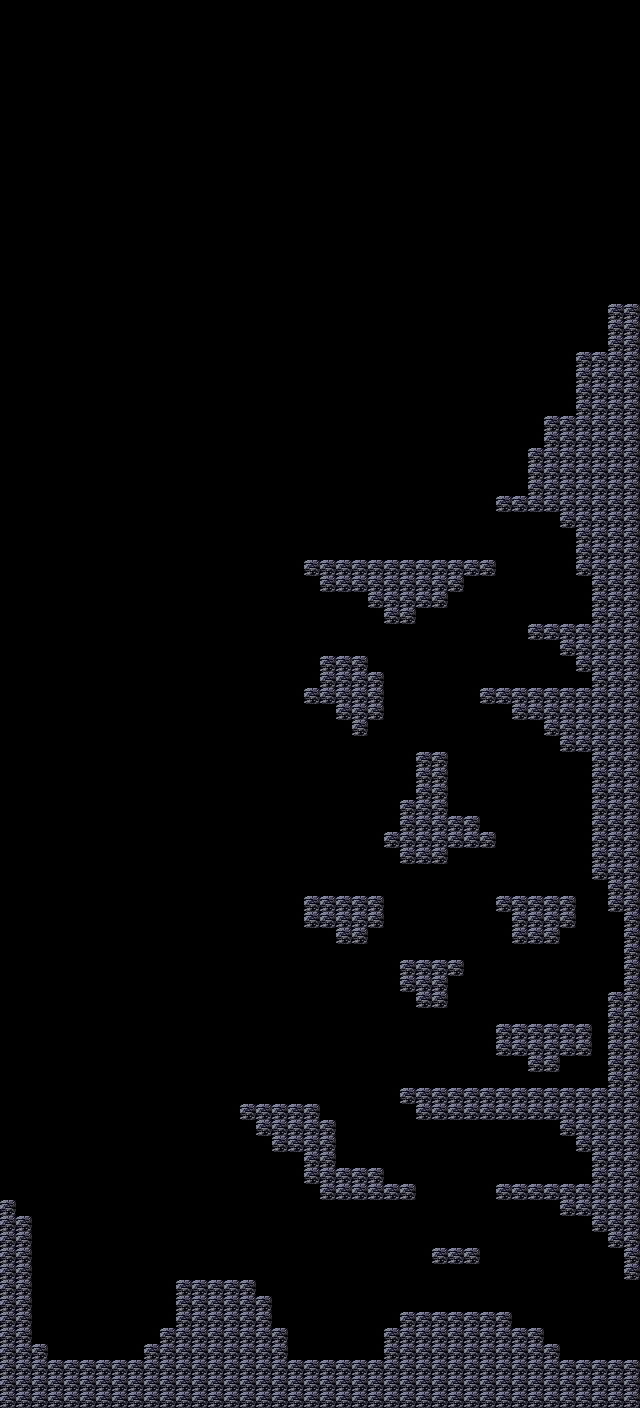

A level layout from a 2D game, rendered from its tile map. Below: a short description, then the map file with tile-grid data replaced by summaries:
An orthogonal 40x88 tile map with 16x16 px tiles, 2 tile layers (Background, Collision) and 7 objects (4x Zoomer, 2x Ripper, Spiky).

<map version="1.10" tiledversion="1.10.2" orientation="orthogonal" renderorder="right-down" width="40" height="88" tilewidth="16" tileheight="16" infinite="0" nextlayerid="4" nextobjectid="12">
 <tileset firstgid="1" source="../tileset/tileset.tsx" />
 <layer id="2" name="Background" width="40" height="88">
  <data>[3520 cells, 0 non-empty, 0 distinct tile ids]</data>
 </layer>
 <layer id="1" name="Collision" width="40" height="88">
  <data>[3520 cells, 595 non-empty, 1 distinct tile ids]</data>
 </layer>
 <objectgroup id="3" name="Creatures">
  <object id="1" type="Ripper" x="439" y="901">
   <point />
  </object>
  <object id="3" type="Ripper" x="454.5" y="1161.5">
   <point />
  </object>
  <object id="4" type="Zoomer" x="267.167" y="1101">
   <point />
  </object>
  <object id="5" type="Spiky" x="345" y="1355.5">
   <point />
  </object>
  <object id="6" type="Zoomer" x="393" y="551.5">
   <point />
  </object>
  <object id="7" type="Zoomer" x="424.5" y="952.5">
   <point />
  </object>
  <object id="9" type="Zoomer" x="311.5" y="683">
   <point />
  </object>
 </objectgroup>
</map>
